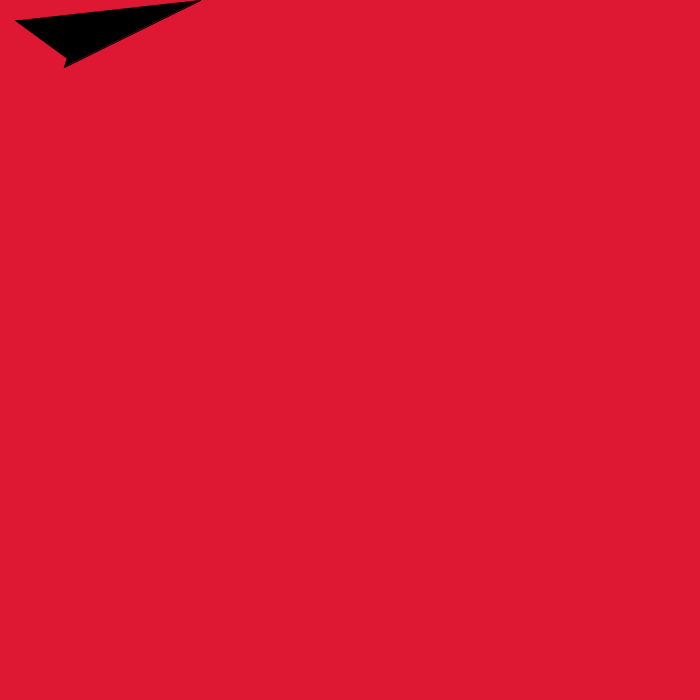
Frame 1 (no input)
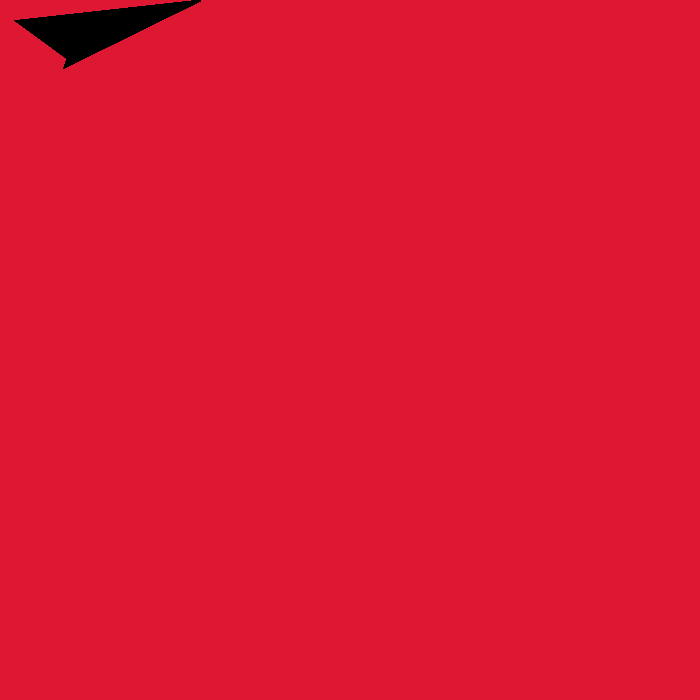
Frame 60 (the mouse pressed at the canvas centre just before this capture)
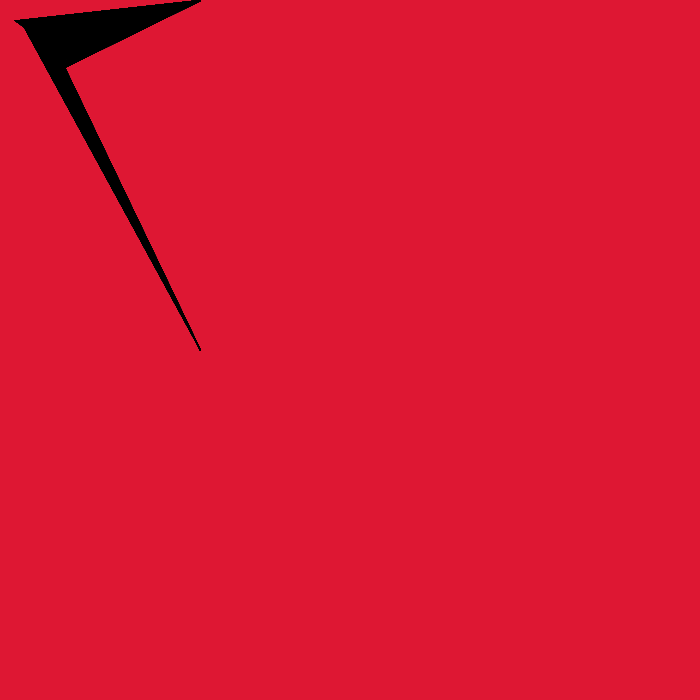
Frame 120 (the mouse held since frame 60 and released just before this capture)

The Processing sketch that drew these frames (run headless with seeded random() and noise(); from frame 60 on, the mouse is pressed at the canvas centre):

// Processing sketch: vertex
// ── vertex.pde
void setup(){ // Uses timeline method
size(700,700);
background(222, 23, 51);

}



void draw(){
  fill(0);
  beginShape();
  vertex(20, 20);
  vertex(15, 20);
  vertex(67, 58);
  vertex(64, 67);
  vertex(200, mouseX);
  endShape();
}
